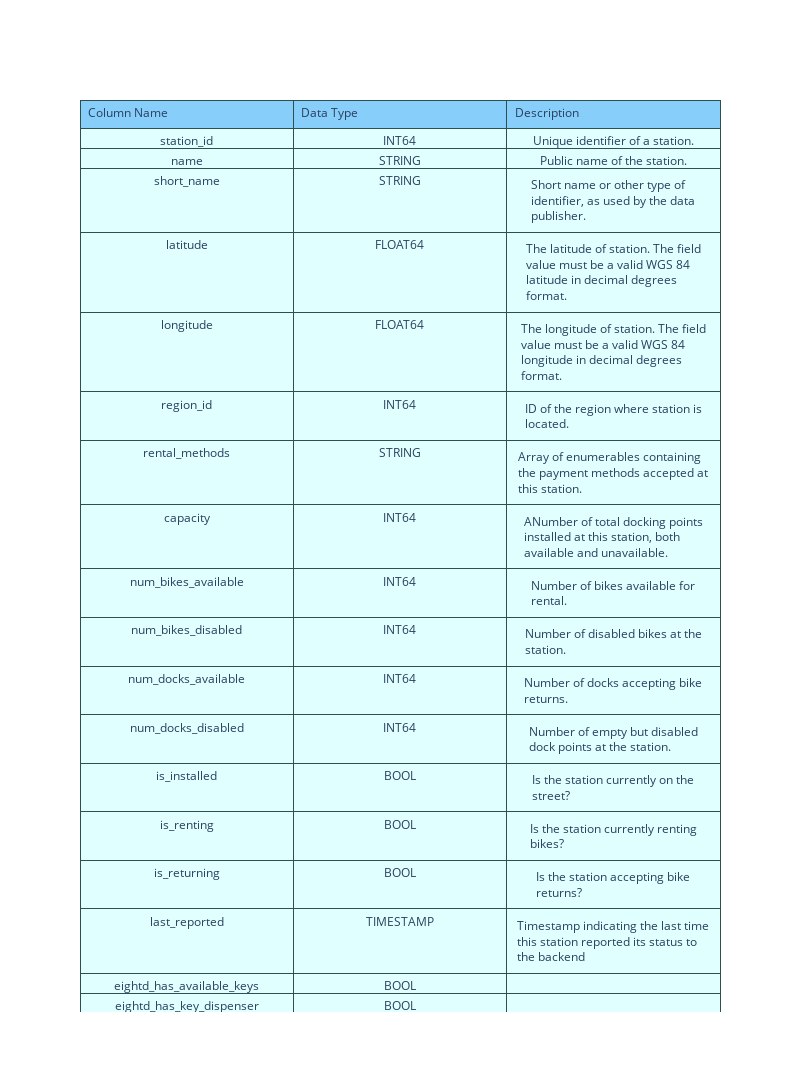

The code cell stored with this chart in its notebook:
### Code cell
# Displaying the dataFrame of the station data 
fig = go.Figure(data=[go.Table(
    header=dict(values=['Column Name', 'Data Type','Description'],
                line_color='darkslategray',
                fill_color='lightskyblue',
                align='left'),
    cells=dict(values=[station_data.column_name, # 1st column
                       station_data.data_type,   # 2nd Column
                      station_data.description], # Third column
               line_color='darkslategray',
               fill_color='lightcyan',
               align='center'))
])

fig.update_layout(width=800, height=1100)
fig.show()

### Figure 1 — Plotly figure (JSON) as saved in the notebook; plotly's stock layout.template omitted (floating-point values rounded to 4 significant figures)
{"data": [{"cells": {"align": "center", "fill": {"color": "lightcyan"}, "line": {"color": "darkslategray"}, "values": [["station_id", "name", "short_name", "latitude", "longitude", "region_id", "rental_methods", "capacity", "num_bikes_available", "num_bikes_disabled", "num_docks_available", "num_docks_disabled", "is_installed", "is_renting", "is_returning", "last_reported", "eightd_has_available_keys", "eightd_has_key_dispenser"], ["INT64", "STRING", "STRING", "FLOAT64", "FLOAT64", "INT64", "STRING", "INT64", "INT64", "INT64", "INT64", "INT64", "BOOL", "BOOL", "BOOL", "TIMESTAMP", "BOOL", "BOOL"], ["Unique identifier of a station.", "Public name of the station.", "Short name or other type of identifier, as used by the data publisher.", "The latitude of station. The field value must be a valid WGS 84 latitude in decimal degrees format.", "The longitude of station. The field value must be a valid WGS 84 longitude in decimal degrees format.", "ID of the region where station is located.", "Array of enumerables containing the payment methods accepted at this station.", "ANumber of total docking points installed at this station, both available and unavailable.", "Number of bikes available for rental.", "Number of disabled bikes at the station.", "Number of docks accepting bike returns.", "Number of empty but disabled dock points at the station.", "Is the station currently on the street?", "Is the station currently renting bikes?", "Is the station accepting bike returns?", "Timestamp indicating the last time this station reported its status to the backend", "", ""]]}, "header": {"align": "left", "fill": {"color": "lightskyblue"}, "line": {"color": "darkslategray"}, "values": ["Column Name", "Data Type", "Description"]}, "type": "table"}], "layout": {"height": 1100, "width": 800}}
